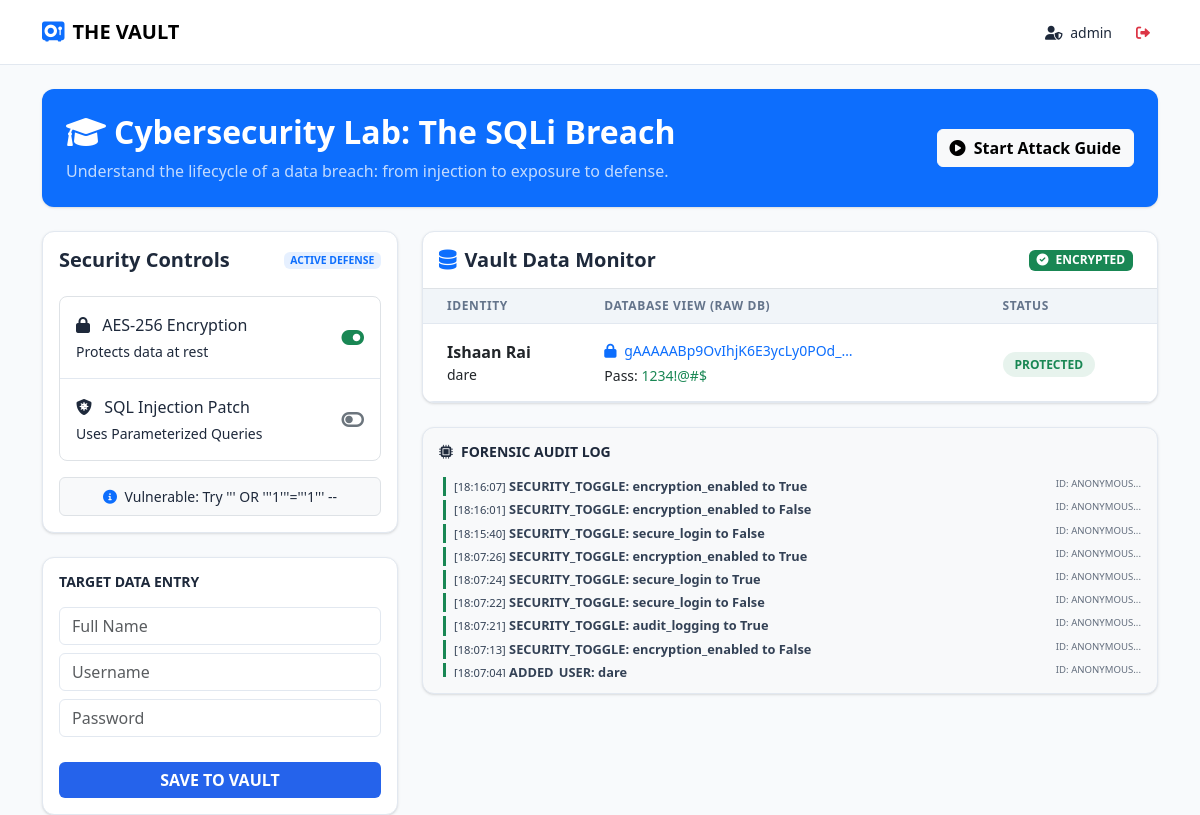
Screenshot of / (signed in) with the database file from the repository.
### database_setup.py (models this page shows)
class ConfidentialUser(db.Model):
    id = db.Column(db.Integer, primary_key=True)
    name = db.Column(db.String(255), nullable=False)
    username = db.Column(db.String(255), nullable=False)
    password = db.Column(db.String(255), nullable=False)

class AuditLog(db.Model):
    id = db.Column(db.Integer, primary_key=True)
    timestamp = db.Column(db.DateTime, server_default=db.func.now())
    action = db.Column(db.String(255), nullable=False)
    user_identity = db.Column(db.String(255)) # Encrypted
    status = db.Column(db.String(50)) # Success/Failure

### app.py (the view)
@app.route('/')
def index():
    if 'user_id' not in session:
        return redirect(url_for('login'))
    users = ConfidentialUser.query.all()
    logs = AuditLog.query.order_by(AuditLog.timestamp.desc()).limit(10).all()
    display_users = []
    for u in users:
        display_users.append({
            "id": u.id,
            "name": decrypt_data(u.name) if SECURITY_SETTINGS["encryption_enabled"] else u.name,
            "username": decrypt_data(u.username) if SECURITY_SETTINGS["encryption_enabled"] else u.username,
            "password": decrypt_data(u.password) if SECURITY_SETTINGS["encryption_enabled"] else u.password,
            "encrypted_name_demo": u.name # Keep raw version for side-by-side comparison
        })
    return render_template('index.html',
                           users=display_users,
                           logs=logs,
                           security=SECURITY_SETTINGS,
                           logged_in=session.get('user_id'))

### security_engine.py (called while the page is built)
def decrypt_data(encrypted_data):
    if not encrypted_data: return None
    try:
        return cipher_suite.decrypt(encrypted_data.encode()).decode()
    except Exception:
        return "[DECRYPTION_FAILED]"

### templates/index.html (shortened to what this page needs)
<!DOCTYPE html>
<html lang="en">
<head>
    <link href="https://cdn.jsdelivr.net/npm/bootstrap@5.3.0/dist/css/bootstrap.min.css" rel="stylesheet">
    <link href="https://cdnjs.cloudflare.com/ajax/libs/font-awesome/6.0.0/css/all.min.css" rel="stylesheet">
</head>
<body>
    <nav class="navbar sticky-top">
        <div class="container py-1">
            <a class="navbar-brand fw-bold" href="#">
                <i class="fas fa-vault me-2 text-primary"></i>THE VAULT
            </a>
            <div class="d-flex align-items-center">
                <span class="text-dim small me-3"><i class="fas fa-user-shield me-1"></i> {{ logged_in or "Guest" }}</span>
                <a href="/logout" class="btn btn-sm btn-outline-danger border-0"><i class="fas fa-sign-out-alt"></i></a>
            </div>
        </div>
    </nav>
    <div class="container mt-4">
        <div class="card bg-primary text-white p-4 mb-4 border-0 shadow-lg">
            <div class="row align-items-center">
                <div class="col-md-8">
                    <h2 class="fw-bold mb-2"><i class="fas fa-graduation-cap me-2"></i>Cybersecurity Lab: The SQLi Breach</h2>
                    <p class="mb-0 opacity-75">Understand the lifecycle of a data breach: from injection to exposure to defense.</p>
                </div>
                <div class="col-md-4 text-md-end">
                    <button class="btn btn-light fw-bold" data-bs-toggle="collapse" data-bs-target="#tutorialSteps">
                        <i class="fas fa-play-circle me-1"></i> Start Attack Guide
                    </button>
                </div>
            </div>
        </div>
    </div>
    <div class="container">
        <div class="row">
            <div class="col-lg-4">
                <div class="card mb-4 p-3">
                    <h5 class="mb-4 d-flex justify-content-between align-items-center fw-bold">
                        Security Controls
                        <span class="badge bg-primary bg-opacity-10 text-primary" style="font-size: 0.65rem;">ACTIVE DEFENSE</span>
                    </h5>
                    <div class="list-group list-group-flush rounded-3 border">
                        <a href="/toggle_security/encryption_enabled" class="list-group-item list-group-item-action d-flex justify-content-between align-items-center">
                            <div>
                                <i class="fas fa-lock me-2 text-dim"></i> AES-256 Encryption
                                <div class="small text-dim mt-1">Protects data at rest</div>
                            </div>
                            <i class="fas {{ '''fa-toggle-on text-success''' if security.encryption_enabled else '''fa-toggle-off text-secondary''' }} fa-lg"></i>
                        </a>
                        <a href="/toggle_security/secure_login" class="list-group-item list-group-item-action d-flex justify-content-between align-items-center">
                            <div>
                                <i class="fas fa-shield-virus me-2 text-dim"></i> SQL Injection Patch
                                <div class="small text-dim mt-1">Uses Parameterized Queries</div>
                            </div>
                            <i class="fas {{ '''fa-toggle-on text-success''' if security.secure_login else '''fa-toggle-off text-secondary''' }} fa-lg"></i>
                        </a>
                    </div>
                    <div class="mt-3 p-2 bg-light rounded text-center border">
                        <p class="small mb-0 text-dim">
                            <i class="fas fa-info-circle me-1 text-primary"></i>
                            {{ "System Patched: SQLi will fail." if security.secure_login else "Vulnerable: Try ''' OR '''1'''='''1''' --" }}
                        </p>
                    </div>
                </div>
                <div class="card p-3">
                    <h6 class="text-dim text-uppercase mb-3 small fw-bold">Target Data Entry</h6>
                    <form action="/add_user" method="POST">
                        <input type="text" name="name" class="form-control input-light mb-2" placeholder="Full Name" required>
                        <input type="text" name="username" class="form-control input-light mb-2" placeholder="Username" required>
                        <div class="mb-2">
                            <input type="password" name="password" id="id_password" class="form-control input-light" placeholder="Password" required>
                            <div id="password-strength-meter" class="strength-meter"></div>
                        </div>
                        <button type="submit" id="submit-btn" class="btn btn-action w-100 mt-2 fw-bold">SAVE TO VAULT</button>
                    </form>
                </div>
            </div>
            <div class="col-lg-8">
                <div class="card mb-4 overflow-hidden">
                    <div class="card-header bg-transparent border-bottom py-3 d-flex justify-content-between align-items-center">
                        <h5 class="mb-0 text-main fw-bold"><i class="fas fa-database me-2 text-primary"></i>Vault Data Monitor</h5>
                        <div class="d-flex align-items-center">
                            <span class="badge {{ '''bg-success''' if security.encryption_enabled else '''bg-danger animate-pulse''' }} me-2">
                                <i class="fas {{ '''fa-check-circle''' if security.encryption_enabled else '''fa-exclamation-triangle''' }} me-1"></i>
                                {{ "ENCRYPTED" if security.encryption_enabled else "EXPOSED" }}
                            </span>
                        </div>
                    </div>
                    <div class="p-0">
                        <table class="table table-hover mb-0">
                            <thead>
                                <tr>
                                    <th class="ps-4">Identity</th>
                                    <th>Database View (Raw DB)</th>
                                    <th>Status</th>
                                </tr>
                            </thead>
                            <tbody>
                                {% for user in users %}
                                <tr class="align-middle">
                                    <td class="ps-4 py-3">
                                        <div class="fw-bold">{{ user.name }}</div>
                                        <div class="small text-dim">{{ user.username }}</div>
                                    </td>
                                    <td>
                                        <div class="text-truncate {{ '''text-primary''' if security.encryption_enabled else '''text-danger fw-bold''' }} small" style="max-width: 250px;">
                                            <i class="fas {{ '''fa-lock''' if security.encryption_enabled else '''fa-unlock''' }} me-1"></i>
                                            {{ user.encrypted_name_demo }}
                                        </div>
                                        <div class="mt-1 small">
                                            <span class="text-dim">Pass:</span>
                                            <span class="{{ '''text-success''' if security.encryption_enabled else '''text-danger fw-bold''' }}">
                                                {{ user.password }}
                                            </span>
                                        </div>
                                    </td>
                                    <td>
                                        <span class="security-status {{ '''bg-success bg-opacity-10 text-success''' if security.encryption_enabled else '''bg-danger bg-opacity-10 text-danger''' }}">
                                            {{ "PROTECTED" if security.encryption_enabled else "VULNERABLE" }}
                                        </span>
                                    </td>
                                </tr>
                                {% endfor %}
                            </tbody>
                        </table>
                    </div>
                </div>
                <div class="card p-3 bg-light">
                    <h6 class="text-dim mb-3 small fw-bold"><i class="fas fa-microchip me-2"></i>FORENSIC AUDIT LOG</h6>
                    <div class="log-container" style="max-height: 200px; overflow-y: auto;">
                        {% for log in logs %}
                        <div class="log-entry mb-1 border-start border-3 {{ '''border-success''' if log.status == '''SUCCESS''' else '''border-danger''' }} ps-2 ms-1">
                            <span class="text-dim small">[{{ log.timestamp.strftime('''%H:%M:%S''') }}]</span>
                            <span class="fw-bold">{{ log.action }}</span>
                            <span class="text-dim opacity-75 small float-end" style="font-size: 0.6rem;">ID: {{ log.user_identity[:16] }}...</span>
                        </div>
                        {% endfor %}
                    </div>
                </div>
            </div>
        </div>
    </div>
</body>
</html>

### templates/index.html (style rules this page uses)
:root { --bg-light: #f8fafc; --card-bg: #ffffff; --accent: #2563eb; --text-main: #1e293b; --text-dim: #64748b; --border: #e2e8f0; }
body { background-color: var(--bg-light); color: var(--text-main); font-family: '''Inter''', system-ui, -apple-system, sans-serif; min-height: 100vh; }
.navbar { background: #ffffff !important; border-bottom: 1px solid var(--border); }
.navbar-brand { color: #000 !important; }
.card { background: var(--card-bg); border: 1px solid var(--border); border-radius: 0.75rem; color: var(--text-main); box-shadow: 0 1px 3px 0 rgb(0 0 0 / 0.1), 0 1px 2px -1px rgb(0 0 0 / 0.1) !important; }
.table { color: var(--text-main); border-color: var(--border); }
.table thead th { background: #f1f5f9; border-bottom: 1px solid var(--border); color: var(--text-dim); text-transform: uppercase; font-size: 0.75rem; letter-spacing: 0.05em; }
.btn-action { background: var(--accent); color: white; border: none; transition: all 0.2s; }
.security-status { padding: 4px 12px; border-radius: 20px; font-size: 0.75rem; font-weight: 600; }
.list-group-item { background: transparent; border-color: var(--border); color: var(--text-main); padding: 1rem; }
.log-entry { font-family: '''Fira Code''', monospace; font-size: 0.8rem; color: #334155; }
.input-light { background: #ffffff; border: 1px solid var(--border); color: var(--text-main); }
.strength-meter { height: 4px; border-radius: 2px; transition: all 0.3s; margin-top: 5px; }

### rows the page displays
ConfidentialUser: name "Ishaan Rai", username "dare", encrypted_name_demo "gAAAAABp9OvIhjK6E3ycLy0POd_…", password "1234!@#$", encryption_enabled "PROTECTED"
AuditLog: timestamp "18:16:07", action "SECURITY_TOGGLE: encryption_enabled to True", user_identity "ANONYMOUS"
AuditLog: timestamp "18:16:01", action "SECURITY_TOGGLE: encryption_enabled to False", user_identity "ANONYMOUS"
AuditLog: timestamp "18:15:40", action "SECURITY_TOGGLE: secure_login to False", user_identity "ANONYMOUS"
AuditLog: timestamp "18:07:26", action "SECURITY_TOGGLE: encryption_enabled to True", user_identity "ANONYMOUS"
AuditLog: timestamp "18:07:24", action "SECURITY_TOGGLE: secure_login to True", user_identity "ANONYMOUS"
AuditLog: timestamp "18:07:22", action "SECURITY_TOGGLE: secure_login to False", user_identity "ANONYMOUS"
AuditLog: timestamp "18:07:21", action "SECURITY_TOGGLE: audit_logging to True", user_identity "ANONYMOUS"
AuditLog: timestamp "18:07:13", action "SECURITY_TOGGLE: encryption_enabled to False", user_identity "ANONYMOUS"
AuditLog: timestamp "18:07:04", action "ADDED_USER: dare", user_identity "ANONYMOUS"

### other values shown
{{ logged_in or "Guest" }} "admin"
{{ "ENCRYPTED" if security.encryption_enabled else "EXPOSED" }} "ENCRYPTED"
